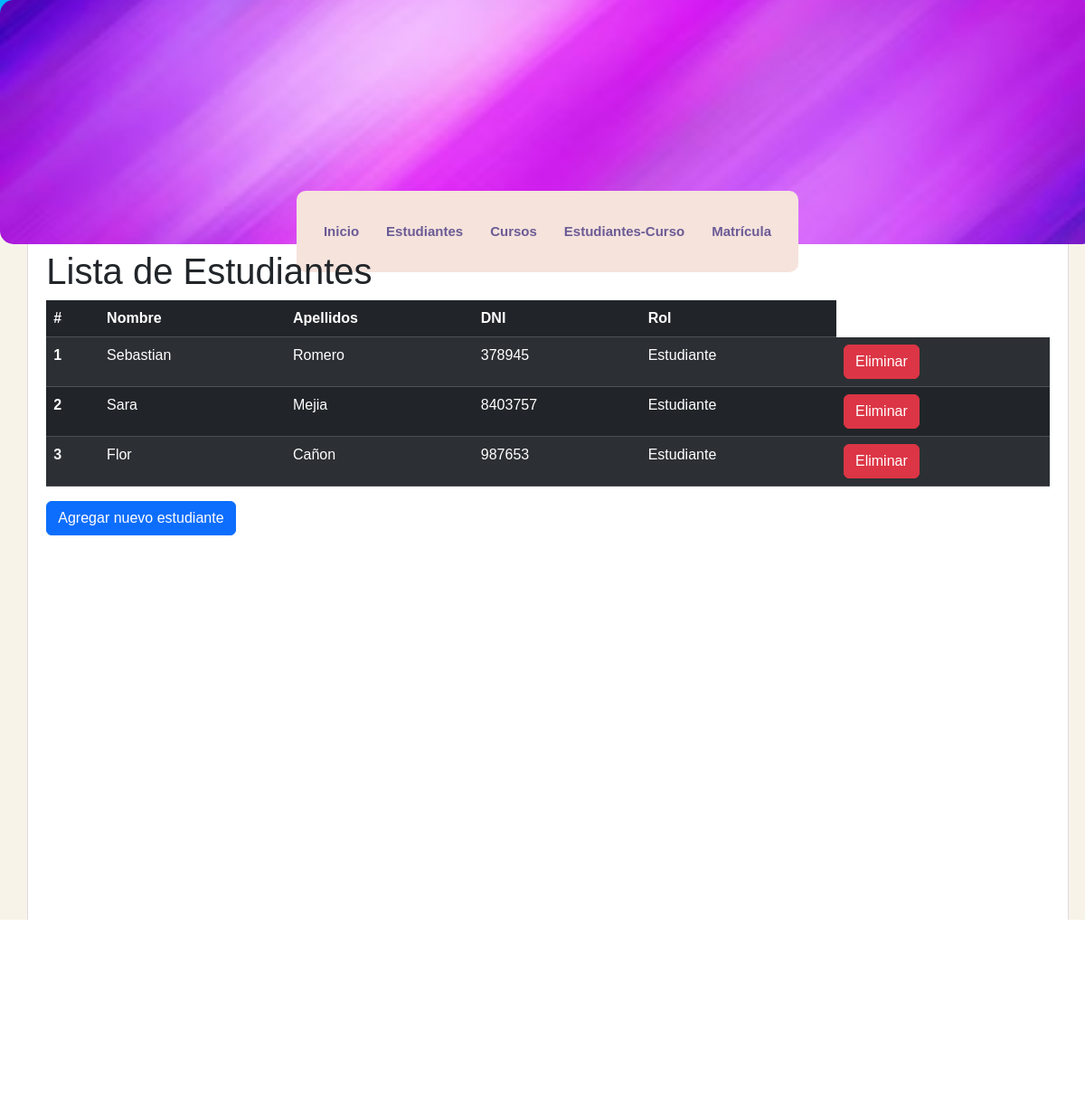
The app's page /Lista-estudiantes/ with its own data.
### persona/models.py (models this page shows, shortened)
class Persona(models.Model):
    nombre = models.CharField(max_length=100)
    apellidos = models.CharField(max_length=100)
    dni = models.CharField(max_length=10, unique=True)  # dni unico
    telefono = models.CharField(max_length=10)
    email = models.EmailField()
    fecha_nacimiento = models.DateField()
    rol = models.CharField(max_length=20)
    created_at = models.DateTimeField(auto_now_add=True)
    class Meta:
        db_table = 'persona'

### persona/views.py (the view)
# urls.py: path('Lista-estudiantes/',get_estudiantes, name='lista-estudiantes'),
def get_estudiantes(request):
    estudiantes = Persona.objects.filter(rol='Estudiante')
    return render(request, 'lista-estudiantes.html', {
        'title': 'Lista de Estudiantes',
        'estudiantes': estudiantes
    })

### persona/templates/lista-estudiantes.html
{% extends "index.html" %}
{% block content %}
    <h1>{{ title }}</h1>
    <table class="table table-dark table-striped">
        <thead>
            <tr>
                <th scope="col">#</th>
                <th scope="col">Nombre</th>
                <th scope="col">Apellidos</th>
                <th scope="col">DNI</th>
                <th scope="col">Rol</th>
            </tr>
        </thead>
        <tbody>
            {% for estudiante in estudiantes %}
            <tr>
                <th scope="row">{{ forloop.counter }}</th>
                <td>{{ estudiante.nombre }}</td>
                <td>{{ estudiante.apellidos }}</td>
                <td>{{ estudiante.dni }}</td>
                <td>{{ estudiante.rol }}</td>
                <td>
                    <a href="{% url 'eliminar-estudiante' estudiante.dni %}" class="btn btn-danger" onclick="return confirm('¿Estás seguro que deseas eliminar este estudiante?');">Eliminar</a>
                </td>
            </tr>
            {% endfor %}
        </tbody>
    </table>
    <a href="{% url 'formulario_estudiante' %}" class="btn btn-primary">Agregar nuevo estudiante</a>
{% endblock %}

### mainApp/static/css/styles.css (style rules this page uses)
* { margin: 0px; padding: 0px; font-family: Arial, Helvetica, sans-serif; text-decoration: none; }
body { background-color: #f2f2f2; }

### mainApp/templates/index.html (style rules this page uses)
body { background-color: #F7F3E9; font-family: 'Arial', sans-serif; }

### records on screen
Persona: nombre "Sebastian", apellidos "Romero", dni "378945", rol "Estudiante"
Persona: nombre "Sara", apellidos "Mejia", dni "8403757", rol "Estudiante"
Persona: nombre "Flor", apellidos "Cañon", dni "987653", rol "Estudiante"

### other values on screen
{{ title }} "Lista de Estudiantes"
